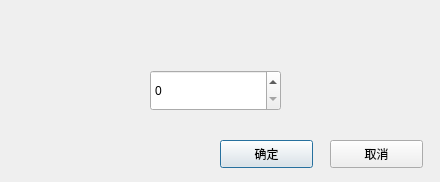
<?xml version="1.0" encoding="UTF-8"?>
<ui version="4.0">
 <class>countItem</class>
 <widget class="QDialog" name="countItem">
  <property name="geometry">
   <rect>
    <x>0</x>
    <y>0</y>
    <width>440</width>
    <height>182</height>
   </rect>
  </property>
  <property name="windowTitle">
   <string>Dialog</string>
  </property>
  <property name="sizeGripEnabled">
   <bool>false</bool>
  </property>
  <widget class="QPushButton" name="btnOK">
   <property name="geometry">
    <rect>
     <x>220</x>
     <y>140</y>
     <width>93</width>
     <height>28</height>
    </rect>
   </property>
   <property name="text">
    <string>确定</string>
   </property>
  </widget>
  <widget class="QPushButton" name="btnCancel">
   <property name="geometry">
    <rect>
     <x>330</x>
     <y>140</y>
     <width>93</width>
     <height>28</height>
    </rect>
   </property>
   <property name="text">
    <string>取消</string>
   </property>
  </widget>
  <widget class="QSpinBox" name="spinBox">
   <property name="geometry">
    <rect>
     <x>150</x>
     <y>70</y>
     <width>131</width>
     <height>41</height>
    </rect>
   </property>
  </widget>
 </widget>
 <resources/>
 <connections>
  <connection>
   <sender>btnOK</sender>
   <signal>clicked()</signal>
   <receiver>countItem</receiver>
   <slot>accept()</slot>
   <hints>
    <hint type="sourcelabel">
     <x>276</x>
     <y>173</y>
    </hint>
    <hint type="destinationlabel">
     <x>224</x>
     <y>105</y>
    </hint>
   </hints>
  </connection>
  <connection>
   <sender>btnCancel</sender>
   <signal>clicked()</signal>
   <receiver>countItem</receiver>
   <slot>reject()</slot>
   <hints>
    <hint type="sourcelabel">
     <x>386</x>
     <y>173</y>
    </hint>
    <hint type="destinationlabel">
     <x>224</x>
     <y>105</y>
    </hint>
   </hints>
  </connection>
 </connections>
</ui>
